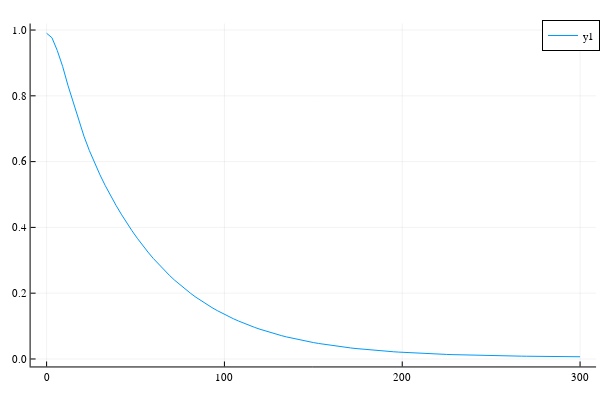

Notebook code cell kept with this figure:
### Code cell
ttot1=300
function plotme()    
    plot(yticks=0:0.2:1)
    plot!(0:ttot1/100:ttot1,eit_cooling(dim, 111.9645147569779, ν, η1, 3.6103223565556357, η2, 21.05702368447422, γ1, γ2, kron(thermal_state(dim,1),[1.0 0 0;0 0 0;0 0 0]), ttot1)["n[2]"])
end
plotme()#用来做对比

### Figure 1 — Plotly figure (JSON) as saved in the notebook; plotly's stock layout.template omitted (floating-point values rounded to 4 significant figures)
{"data": [{"colorbar": {"title": ""}, "legendgroup": "y1", "line": {"color": "rgba(0, 154, 250, 1.000)", "dash": "solid", "shape": "linear", "width": 1}, "mode": "lines", "name": "y1", "showlegend": true, "type": "scatter", "x": [0, 3, 6, 9, 12, 15, 18, 21, 24, 27, 30, 33, 36, 39, 42, 45, 48, 51, 54, 57, 60, 63, 66, 69, 72, 75, 78, 81, 84, 87, 90, 93, 96, 99, 102, 105, 108, 111, 114, 117, 120, 123, 126, 129, 132, 135, 138, 141, 144, 147, 150, 153, 156, 159, 162, 165, 168, 171, 174, 177, 180, 183, 186, 189, 192, 195, 198, 201, 204, 207, 210, 213, 216, 219, 222, 225, 228, 231, 234, 237, 240, 243, 246, 249, 252, 255, 258, 261, 264, 267, 270, 273, 276, 279, 282, 285, 288, 291, 294, 297, 300], "xaxis": "x", "y": [0.9902, 0.9766, 0.9378, 0.8896, 0.8318, 0.7777, 0.7244, 0.6772, 0.6341, 0.5952, 0.5598, 0.5269, 0.4963, 0.4673, 0.4401, 0.4143, 0.3899, 0.367, 0.3452, 0.3249, 0.3056, 0.2877, 0.2705, 0.2547, 0.2394, 0.2254, 0.2119, 0.1994, 0.1875, 0.1765, 0.166, 0.1562, 0.1469, 0.1382, 0.13, 0.1224, 0.1151, 0.1084, 0.102, 0.09599, 0.09038, 0.08508, 0.08014, 0.07545, 0.0711, 0.06697, 0.06313, 0.05949, 0.0561, 0.0529, 0.04992, 0.0471, 0.04447, 0.04199, 0.03967, 0.03749, 0.03545, 0.03354, 0.03174, 0.03006, 0.02848, 0.027, 0.02561, 0.02432, 0.02309, 0.02195, 0.02088, 0.01988, 0.01893, 0.01806, 0.01723, 0.01645, 0.01573, 0.01505, 0.01441, 0.01382, 0.01326, 0.01273, 0.01224, 0.01179, 0.01136, 0.01095, 0.01058, 0.01023, 0.009897, 0.009588, 0.0093, 0.009029, 0.008777, 0.008539, 0.008319, 0.008111, 0.007917, 0.007735, 0.007566, 0.007407, 0.007259, 0.00712, 0.00699, 0.006868, 0.006755], "yaxis": "y", "zmax": null, "zmin": null}], "layout": {"annotations": [], "height": 400, "legend": {"bgcolor": "rgba(255, 255, 255, 1.000)", "bordercolor": "rgba(0, 0, 0, 1.000)", "borderwidth": 1, "font": {"color": "rgba(0, 0, 0, 1.000)", "family": "sans-serif", "size": 11}, "title": {"font": {"color": "rgba(0, 0, 0, 1.000)", "family": "sans-serif", "size": 15}, "text": ""}, "tracegroupgap": 0, "traceorder": "normal", "x": 1, "xanchor": "auto", "y": 1, "yanchor": "auto"}, "margin": {"b": 20, "l": 0, "r": 0, "t": 20}, "paper_bgcolor": "rgba(255, 255, 255, 1.000)", "plot_bgcolor": "rgba(255, 255, 255, 1.000)", "showlegend": true, "width": 600, "xaxis": {"anchor": "y", "domain": [0.05101, 0.9934], "gridcolor": "rgba(0, 0, 0, 0.100)", "gridwidth": 0.5, "linecolor": "rgba(0, 0, 0, 1.000)", "mirror": false, "range": [-9, 309], "showgrid": true, "showline": true, "showticklabels": true, "tickangle": 0, "tickcolor": "rgb(0, 0, 0)", "tickfont": {"color": "rgba(0, 0, 0, 1.000)", "family": "sans-serif", "size": 11}, "tickmode": "array", "ticks": "inside", "ticktext": ["0", "100", "200", "300"], "tickvals": [0, 100, 200, 300], "title": "", "titlefont": {"color": "rgba(0, 0, 0, 1.000)", "family": "sans-serif", "size": 15}, "type": "-", "visible": true, "zeroline": false, "zerolinecolor": "rgba(0, 0, 0, 1.000)"}, "yaxis": {"anchor": "x", "domain": [0.03762, 0.9902], "gridcolor": "rgba(0, 0, 0, 0.100)", "gridwidth": 0.5, "linecolor": "rgba(0, 0, 0, 1.000)", "mirror": false, "range": [-0.02275, 1.02], "showgrid": true, "showline": true, "showticklabels": true, "tickangle": 0, "tickcolor": "rgb(0, 0, 0)", "tickfont": {"color": "rgba(0, 0, 0, 1.000)", "family": "sans-serif", "size": 11}, "tickmode": "array", "ticks": "inside", "ticktext": ["0.0", "0.2", "0.4", "0.6", "0.8", "1.0"], "tickvals": [0, 0.2, 0.4, 0.6, 0.8, 1], "title": "", "titlefont": {"color": "rgba(0, 0, 0, 1.000)", "family": "sans-serif", "size": 15}, "type": "-", "visible": true, "zeroline": false, "zerolinecolor": "rgba(0, 0, 0, 1.000)"}}}
